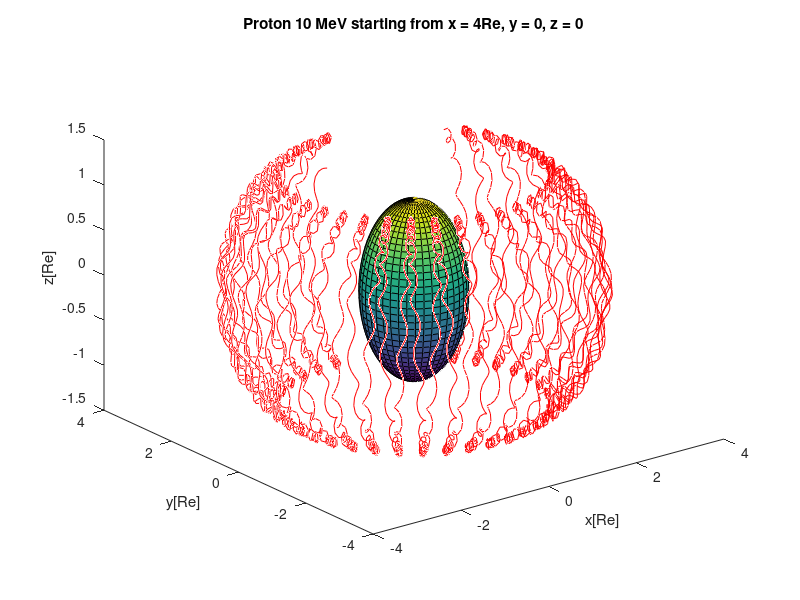

This chart was generated by the following MATLAB code:
close all;
clear all;

global B0; global q; global m; global Re; global dt; 

% parameters
e = 1.602176565e-19; % Elementary charge (Coulomb)
m_pr = 1.672621777e-27; % Proton mass (kg)
m_el = 9.10938291e-31; % Electron mass (kg)
c = 299792458; % speed of light (m/s)
% Earth parameters
B0 = 3.07e-5 % Tesla
Re = 6378137 % meter (Earth radius)

% use electron/proton
m = m_pr % we choose proton, change to m_el when simulating electron
q = e % positive charge, change to -e when simulating electron

% Trajectory of a proton with 10MeV kinetic energy in dipole field
K = 1e7    % kinetic energy in eV
K = K*e;   % convert to Joule
% Find corresponding speed:
v_mod = c/sqrt(1+(m*c^2)/K) 

% initial position: equatorial plane 4Re from Earth
%x0 = 4*Re*rand(); 
%y0 = 0.0; 
%z0 = 0.0;
R1=1.25*Re;% + 5.0*Re;
R2=3*Re;% + 5.0 * Re;
rho=rand(3);
nu=(1-2*rho(2));
x0 = (R1^3+(R2^3-R1^3)*rho(1))^(1/3)*(1-nu^2)^(1/2)*cos(2*pi*rho(3));
y0 = (R1^3+(R2^3-R1^3)*rho(1))^(1/3)*(1-nu^2)^(1/2)*sin(2*pi*rho(3));
z0 = (R1^3+(R2^3-R1^3)*rho(1))^(1/3)*nu;
pitch_angle = 30.0; % * rand() %  initial angle between velocity and mag.field (degrees)

% initial velocity
u0 = v_mod;
v0 = v_mod; %*sin(pitch_angle*pi/180); %*rand();
w0 = v_mod; %*cos(pitch_angle*pi/180); %*rand();

dt = 0.01;
tfin = 50; % in s
time = 0:dt:tfin;
%[x_sol,t] = lsode('Newton_Lorenz',[x0 ;y0; z0; u0; v0; w0],time); % solve equation of motion *** Octave ***
%[t,x_sol] = ode45('Newton_Lorenz',time,[x0 ;y0; z0; u0; v0; w0]) % use this for *** Matlab ****

x_sol = zeros(tfin/dt+1,6);
x_sol(1,1) = x0;
x_sol(1,2) = y0;
x_sol(1,3) = z0;
x_sol(1,4) = u0;
x_sol(1,5) = v0;
x_sol(1,6) = w0;

qom = q/m;

for i = 1:1:tfin/dt
	% calculate 3 Cartesian components of the magnetic field
	fac1 =  -B0*Re^3/(x_sol(i,1)^2 + x_sol(i,2)^2 + x_sol(i,3)^2)^2.5;
	Bx = 3*x_sol(i,1)*x_sol(i,3)*fac1;
	By = 3*x_sol(i,2)*x_sol(i,3)*fac1;
	Bz = (2*x_sol(i,3)^2 -x_sol(i,1)^2- x_sol(i,2)^2)*fac1;
	Ex = 0.0;
	Ey = 0.0;
	Ez = 0.0;

%    B_sq=Bx*Bx+By*By+Bz*Bz;
%    f1=tan(qom*(dt/2)*sqrt(B_sq))/sqrt(B_sq);
%    f2=2*f1/(1+f1.^2*B_sq);
%
%    vxstar2 = x_sol(i,4)+qom*Ex*0.5*dt;
%    vystar2 = x_sol(i,5)+qom*Ey*0.5*dt;
%    vzstar2 = x_sol(i,6)+qom*Ez*0.5*dt;
%
%    vxpr = vxstar2+f1*(vystar2*Bz-By*vzstar2);
%	vypr = vystar2+f1*(-vxstar2*Bz+vzstar2*Bx);
%    vzpr = vzstar2+f1*(vxstar2*By-vystar2*Bx);
%	vxplus = vxstar2+f2*(vypr*Bz-vzpr*By);
%	vyplus = vystar2+f2*(-vxpr*Bz+vzpr*Bx);
%	vzplus = vzstar2+f2*(vxpr*By-vypr*Bx);       
%	
%    x_sol(i+1,4) = vxplus+qom*0.5*dt*Ex;
%    x_sol(i+1,5) = vyplus+qom*0.5*dt*Ey;
%	x_sol(i+1,6) = vzplus+qom*0.5*dt*Ez;

	k = qom * 0.5 * dt;
	tx = k * Bx;
	ty = k * By;
	tz = k * Bz;
    t_mag2 = tx * tx + ty * ty + tz * tz;

	sx = (2.0 * tx) / (1.0 + t_mag2);
	sy = (2.0 * ty) / (1.0 + t_mag2);
	sz = (2.0 * tz) / (1.0 + t_mag2);

	v_minusx = x_sol(i,4) + k * Ex;
	v_minusy = x_sol(i,5) + k * Ey;
	v_minusz = x_sol(i,6) + k * Ez;

	v_primex = v_minusx + (v_minusy * tz - v_minusz * ty);
	v_primey = v_minusy + (v_minusz * tx - v_minusx * tz);
	v_primez = v_minusz + (v_minusx * ty - v_minusy * tx);

	v_plusx = v_minusx + (v_primey * sz - v_primez * sy);
	v_plusy = v_minusy + (v_primez * sx - v_primex * sz);
	v_plusz = v_minusz + (v_primex * sy - v_primey * sx);

	x_sol(i+1,4) = v_plusx + k * Ex;
	x_sol(i+1,5) = v_plusy + k * Ey;
	x_sol(i+1,6) = v_plusz + k * Ez;

	x_sol(i+1,1) = x_sol(i,1) + x_sol(i+1,4) * dt; % dx/dt = u
	x_sol(i+1,2) = x_sol(i,2) + x_sol(i+1,5) * dt; % dy/dt = v
	x_sol(i+1,3) = x_sol(i,3) + x_sol(i+1,6) * dt; % dz/dt = w

end

% plots
plot3(x_sol(:,1)/Re,x_sol(:,2)/Re,x_sol(:,3)/Re,'r'); % plot trajectory in 3D
xlabel('x[Re]')
ylabel('y[Re]')
zlabel('z[Re]')
title('Proton 10 MeV starting from x = 4Re, y = 0, z = 0')
hold on;
sphere(40);
hold off;

%plot(time,0.5*m*(x_sol(:,4).^2 + x_sol(:,5).^2 + x_sol(:,6).^2))

